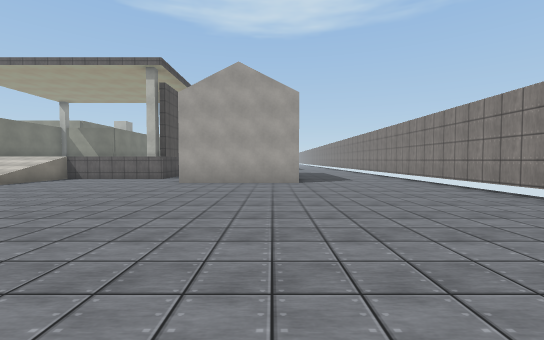
View 1 (above)

24 first-person views from a walk through a Unity game level. The camera is 1.5 m above the floor, tilts 2° down and sees 90° across. The floor is counted in squares, 2 m on a side. Each view is taken from the middle of a square. On the plan, view 1 faces up. The plan holds only what a view shows up to about 10 squares ahead; the rest is blank. The place goes on beyond the plan. The player character is not drawn. Some animated figures are left out. Surface patterns are stand-ins for the level's own textures.

View 2
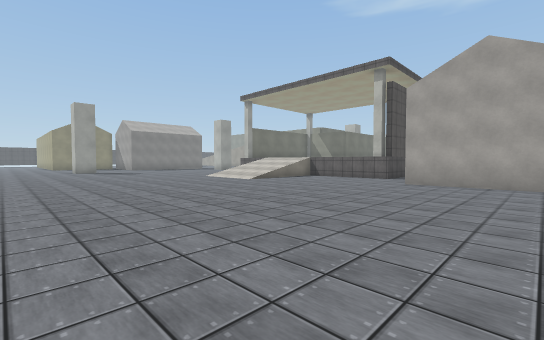

View 3
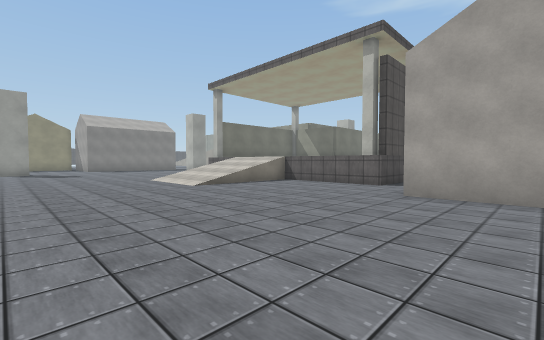

View 4
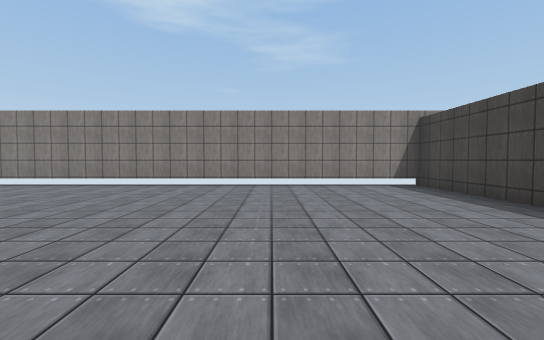

View 5
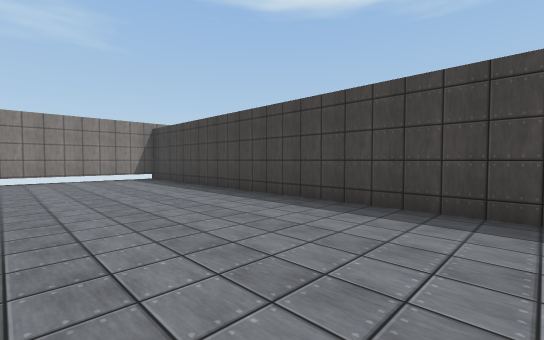

View 6
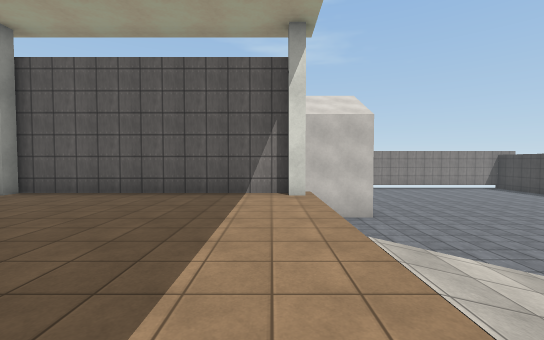

View 7
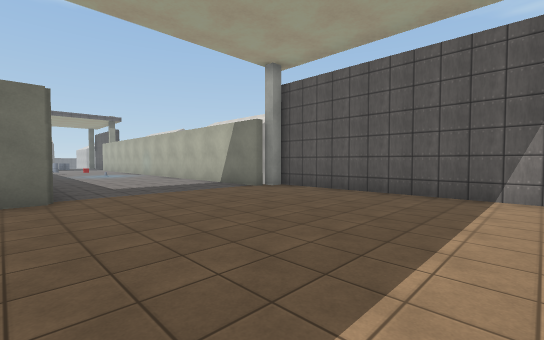

View 8
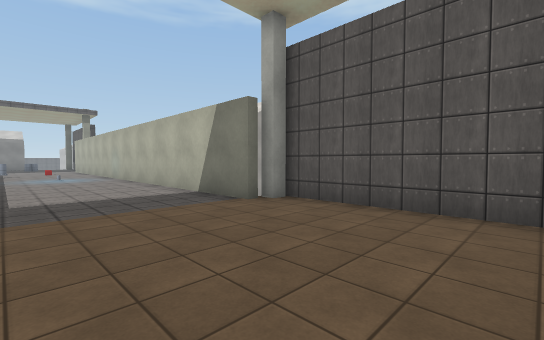

View 9
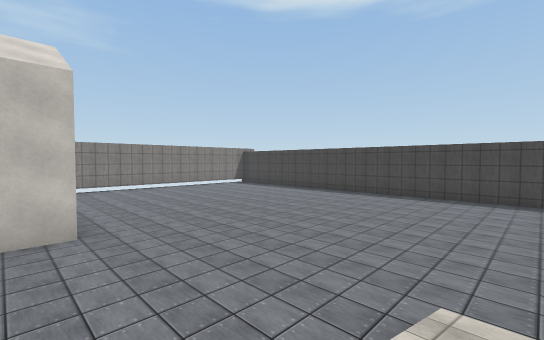

View 10
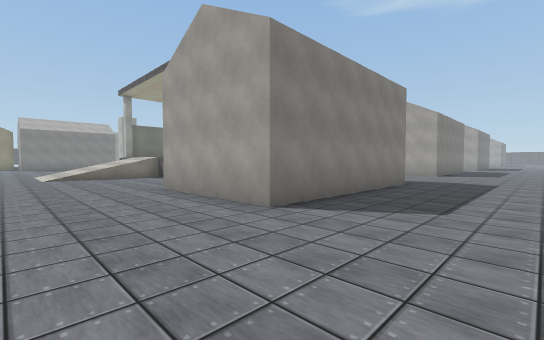

View 11
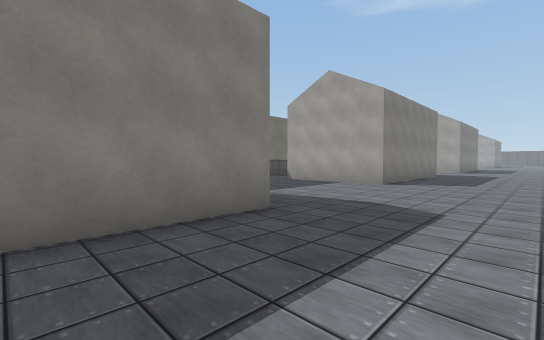

View 12
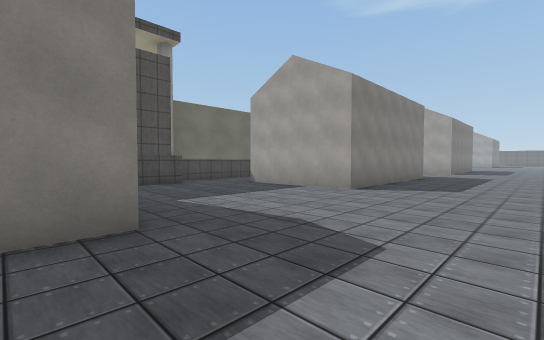

View 13
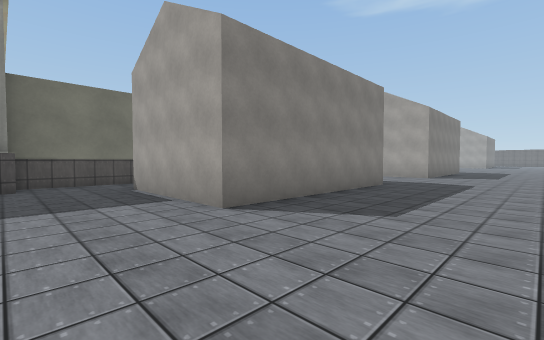

View 14
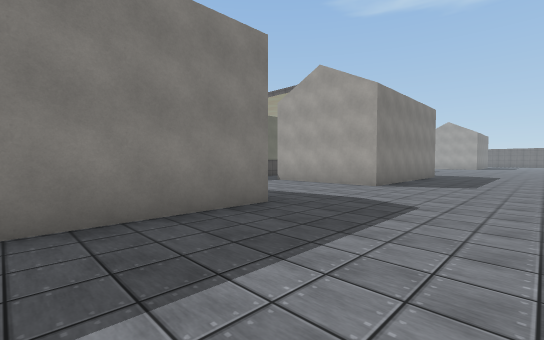

View 15
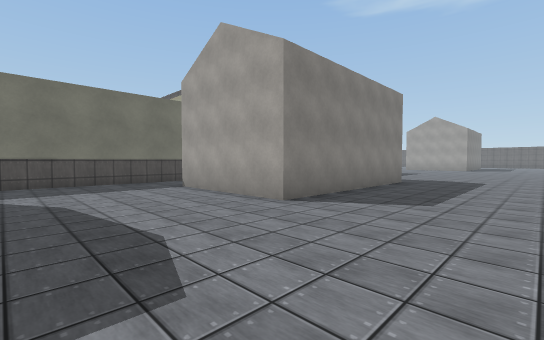

View 16
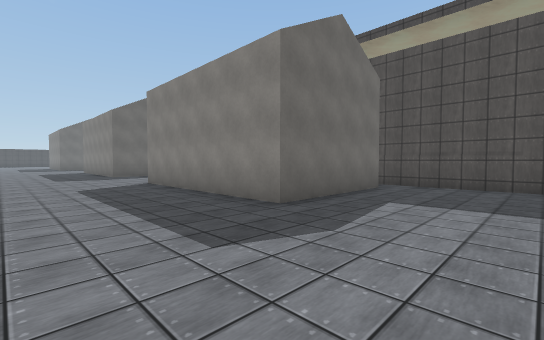

View 17
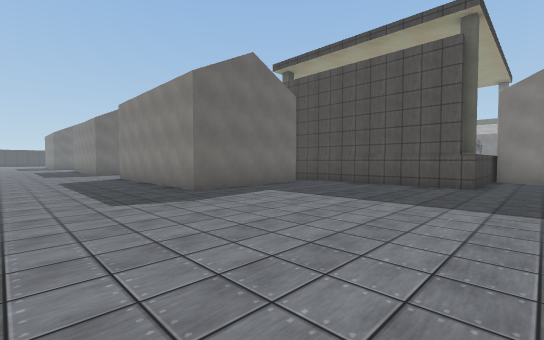

View 18
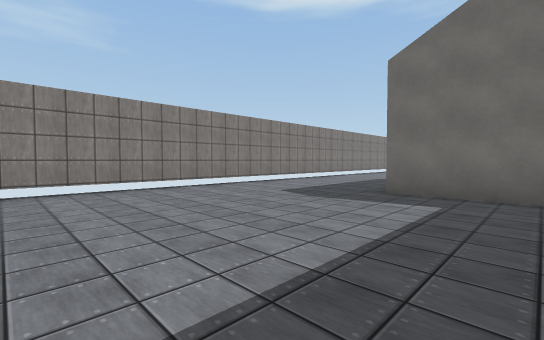

View 19
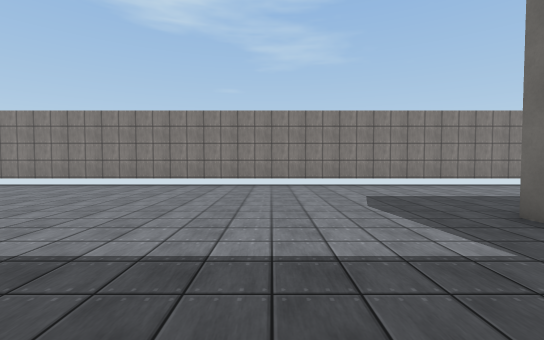

View 20
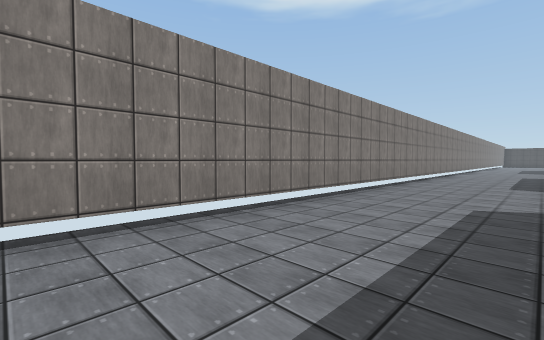

View 21
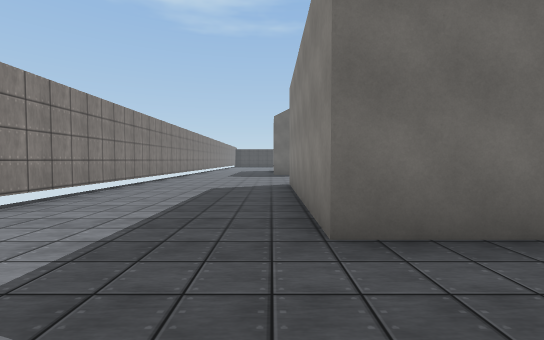

View 22
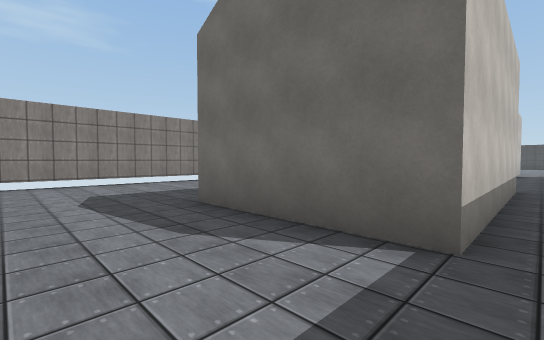

View 23
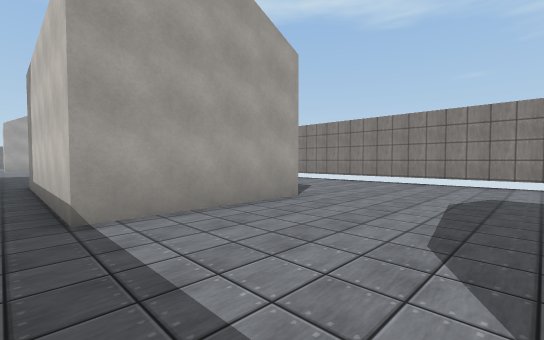

View 24
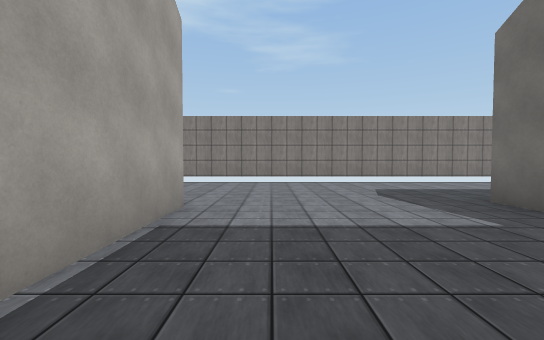

### Floor plan
Key: @ floor where view 1 was taken; # wall or solid block; x gap in a wall; . main floor; : floor 1.75 m higher than the main floor; / step, stairs or slope; O other object.
Columns run from 14 left of view 1 to 5 right of it. Each row starts with its distance up from view 1.
 46                  ..#
 45                 ...#
 44                ....#
 43       O............#
 42       O//# ........#
 41           #........#
 40           #........#
 39           #........#
 38           #........#
 37           #........#
 36           #OOOO....#
 35            O  O....#
 34           .O  O....#
 33           .O  O....#
 32          #.O  O....#
 31          #.OOOO....#
 30          #.........#
 29          #.........#
 28          #.........#
 27      ::  #.........#
 26      ::: #.OOOO....#
 25      ::::#.O  O....#
 24      ::::#.O  O....#
 23      ::::#.O  O....#
 22      ::::#.O  O....#
 21      ::::#.OOOO....#
 20      ::::#.........#
 19      ::::#.........#
 18    ##::::##........#
 17    :::::::#........#
 16    :::::::#........#
 15    :::::::#   OO...#
 14    :::::::#    O...#
 13    :::::::#    O...#
 12    :::::::#    O...#
 11     ///..x#OOO O...#
 10     //.....OOO O...#
  9      /.....OOOO....#
  8     //.............#
  7    ................#
  6   .................#
  5  ..................#
  4 ...................#
  3 ...................#
  2   .................#
  1  ..................#
  0  .............@....#
 -1      ..............#
 -2      ###############

Where each view was taken, in squares from view 1:
view 1: 0 up, 0 right, facing up
view 2: 0 up, 0 right, facing up-left
view 3: 3 up, 1 left, facing up-left
view 4: 3 up, 3 left, facing right
view 5: 3 up, 6 left, facing down-right
view 6: 12 up, 11 left, facing right
view 7: 12 up, 11 left, facing up-right
view 8: 14 up, 9 left, facing up-right
view 9: 10 up, 9 left, facing down-right
view 10: 6 up, 4 right, facing up-left
view 11: 12 up, 4 right, facing up-left
view 12: 14 up, 4 right, facing up-left
view 13: 18 up, 4 right, facing up-left
view 14: 23 up, 4 right, facing up-left
view 15: 27 up, 4 right, facing up-left
view 16: 40 up, 4 right, facing down-left
view 17: 43 up, 4 right, facing down-left
view 18: 43 up, 2 left, facing down-right
view 19: 40 up, 3 left, facing right
view 20: 37 up, 2 right, facing down-right
view 21: 29 up, 1 right, facing down
view 22: 29 up, 4 left, facing down-right
view 23: 27 up, 4 left, facing up-right
view 24: 19 up, 4 left, facing right
